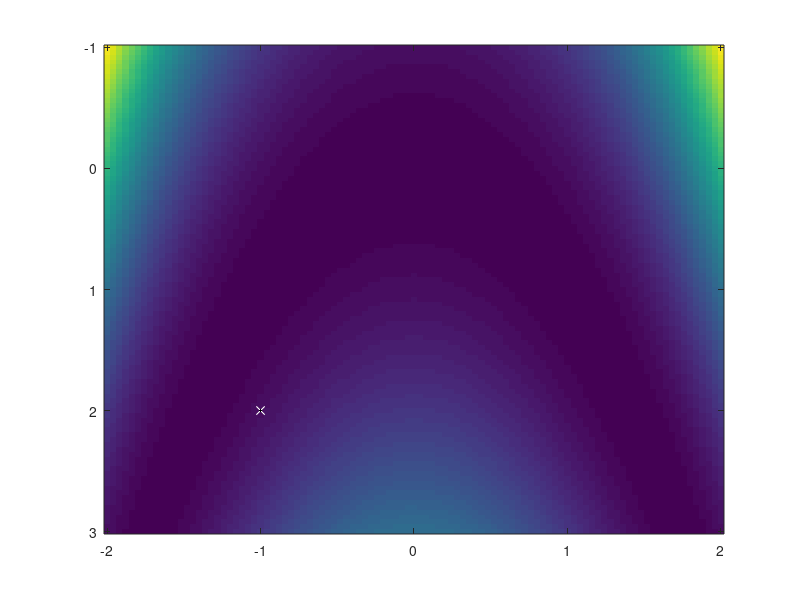

Write the MATLAB code that produced this figure. (Note: this script raises an error after producing the figure.)
clear; close all; drawnow

% If using derivative-free algorithms, an anonymouse function suffices
anonrosen = @(x)(100*(x(2,:) - x(1,:).^2).^2 + (1-x(1,:)).^2);
x0 = [-1;2];

x = linspace(-2,2,101);
y = linspace(-1,3,101);
[X2,X1] = ndgrid(y,x);
F = zeros(size(X1));
F(:) = anonrosen([X1(:) X2(:)].');
imagesc(x,y,F);
line(x0(1),x0(2),'Marker','x','LineStyle','none','MarkerFaceColor','w','Color','w');
h = line(x0(1),x0(2),'Marker','.','Color','k');

options = nlopt.options('ln_neldermead',2,'OutputFun',@(x,optimvalues,state)outfun(x,optimvalues,state,h));
[x, fval, flag, output] = nlopt.fminunc(anonrosen,x0,options);

line(x(1),x(2),'Marker','o','LineStyle','none','Color','w','MarkerFaceColor','w')

h1 = line(x0(1),x0(2),'Marker','.','Color','r','LineStyle','--');
options = nlopt.options('ld_lbfgs',2,'OutputFun',@(x,optimvalues,state)outfun(x,optimvalues,state,h1));
[x, fval, flag, output] = nlopt.fminunc(@rosenbrockwithgrad,x0,options);

h2 = line(x0(1),x0(2),'Marker','.','Color','y','LineStyle',':');
options = nlopt.options('ld_ccsaq',2,'HessMultFcn',@rosenbrockHessMult,...
   'OutputFun',@(x,optimvalues,state)outfun(x,optimvalues,state,h2));
[x, fval, flag, output] = nlopt.fminunc(@rosenbrockwithgrad,x0,options);

% h3 = line(x0(1),x0(2),'Marker','.','Color','m','LineStyle',':');
% options = nlopt.options('g_mlsl',2,'SubproblemAlgorithm',nlopt.options('ld_lbfgs',2,'subproblem'),...
%    'OutputFun',@(x,optimvalues,state)outfun(x,optimvalues,state,h3));
% [x, fval, flag, output] = nlopt.fminunc(@rosenbrockwithgrad,x0,options);

legend([h h1 h2],'Nelder-Mead', 'LBFGS', 'CCSAQ')

% OuputFun function to plot the algorithm progress (after every objfun evaluation)
function stop = outfun(x,~,~,h)
  set(h,'XData',[h.XData x(1)],'YData',[h.YData x(2)]);
  stop = false;
end

% Objective function with gradients
function [f,g] = rosenbrockwithgrad(x)
% Calculate objective f
f = 100*(x(2,:) - x(1,:).^2).^2 + (1-x(1,:)).^2;

if nargout > 1 % gradient required
    g = [-400*(x(2,:)-x(1,:).^2).*x(1,:)-2*(1-x(1,:));
        200*(x(2,:)-x(1,:).^2)];
end
end

% Hessian function
function H = rosenbrockHessMult(x,g)
   H = [1200*x(1)^2-400*x(2)+2, -400*x(1);
      -400*x(1), 200]*g;
end
